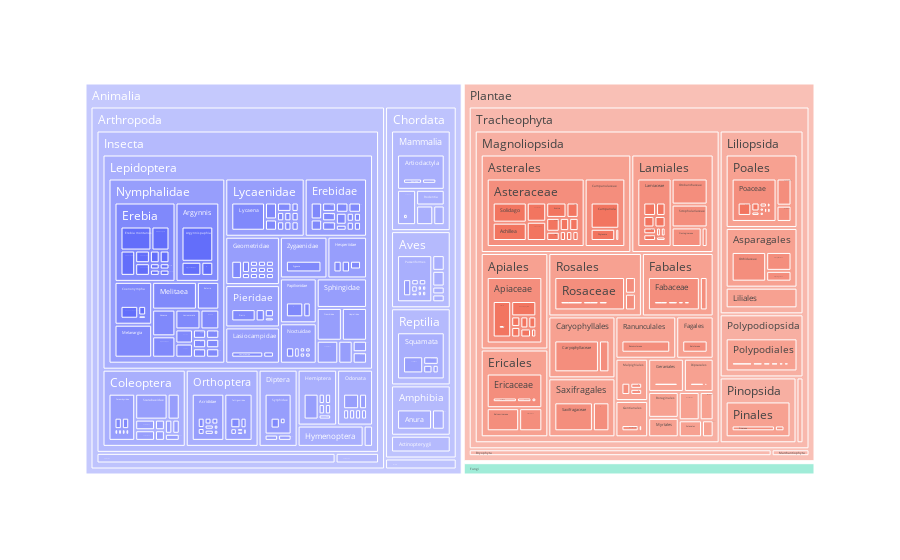

Notebook code cell kept with this figure:
### Markdown cell above
#### TreeMap delle osservazioni nel Parco Naturale dell'Alta Valle Antrona

### Code cell
# create a treemap plot using plotly express with the data in osservazioni_valle_antrona_gdf_subset
fig = px.treemap(osservazioni_valle_antrona_gdf_subset, path=['taxon_kingdom_name','taxon_phylum_name','taxon_class_name','taxon_order_name','taxon_family_name','taxon_genus_name','taxon_species_name'])
fig.show()

### Figure 1 — Plotly figure (JSON) as saved in the notebook; plotly's stock layout.template omitted (floating-point values rounded to 4 significant figures; data arrays with more than 128 entries replaced by an {"elided": "..."} marker saying what was removed)
{"data": [{"branchvalues": "total", "domain": {"x": [0, 1], "y": [0, 1]}, "hovertemplate": "labels=%{label}<br>count=%{value}<br>parent=%{parent}<br>id=%{id}<extra></extra>", "ids": {"elided": "1094 str values"}, "labels": {"elided": "1094 str values"}, "name": "", "parents": {"elided": "1094 str values"}, "type": "treemap", "values": {"elided": "1094 int values"}}], "layout": {"legend": {"tracegroupgap": 0}, "margin": {"t": 60}}}
